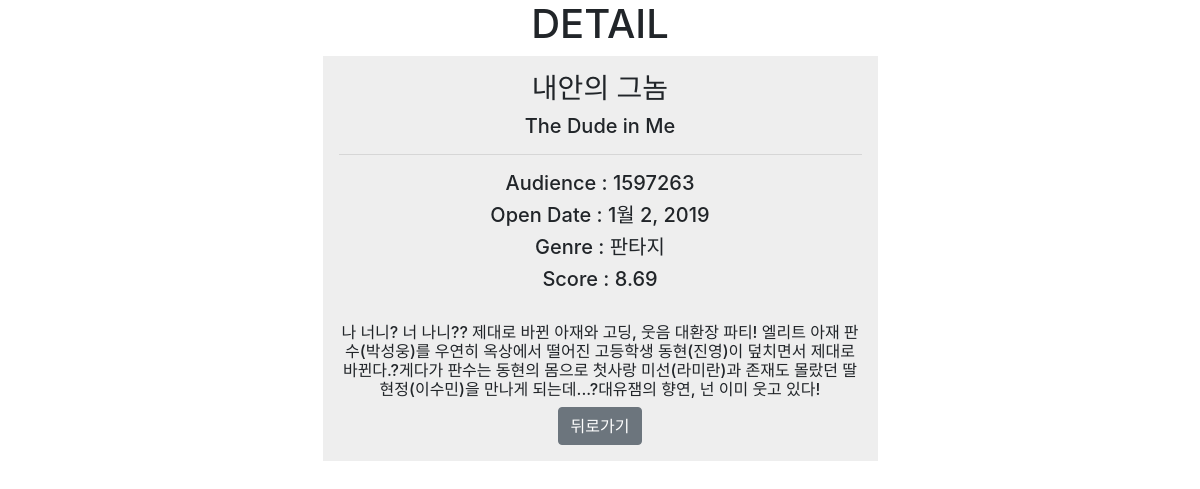
The app's page /movies/2/detail/ with its own data.
### movies/models.py (models this page shows)
class Movie(models.Model) :
    title = models.CharField(max_length=30)
    title_en = models.CharField(max_length=30)
    audience = models.IntegerField()
    open_date = models.DateField()
    genre = models.CharField(max_length=30)
    watch_grade = models.CharField(max_length=30)
    score = models.FloatField()
    poster_url = models.CharField(max_length=100)
    description = models.TextField()

### movies/views.py (the view)
# urls.py: path('<int:pk>/detail/', views.detail, name='detail'),
def detail(request, pk):
    movie = Movie.objects.get(pk=pk)
    return render(request, 'movies/detail.html', {'movie':movie})

### movies/templates/movies/detail.html (shortened to what this page needs)
{% extends 'movies/base.html' %}
{% block body %}
<h1 class="text-center">DETAIL</h1>
<div class="w-50 p-3 text-center" style="background-color:#eee; margin:auto;">
    <p class="h3">{{ movie.title }}</p>
    <p class="h5">{{ movie.title_en }}</p>
    <hr>
    <p class="h5">Audience : {{ movie.audience }}</p>
    <p class="h5">Open Date : {{ movie.open_date }}</p>
    <p class="h5">Genre : {{ movie.genre }}</p>
    <p class="h5">Score : {{ movie.score }}</p>
    <p class="h6">{{ movie.description }}</p>
    <a href="{% url 'movies:index' %}" class="btn btn-secondary">뒤로가기</a>
</div>
{% endblock %}

### records on screen
Movie: title "내안의 그놈", title_en "The Dude in Me", audience "1597263", open_date "1월 2, 2019", genre "판타지", score "8.69", description "나 너니? 너 나니?? 제대로 바뀐 아재와 고딩, 웃음 대환장 파티! 엘리트 아재 판수(박성웅)를 우연히 옥상에서 떨어진 고등학생 동현(진영)이 덮치면서 제대로 바뀐다.?게다가 판수는 동현의 몸으로 첫사랑 미선(라미란)과 존재도 몰랐던 딸 현정(이수민)을 만나게 되는데...?대유잼의 향연, 넌 이미 웃고 있다!"
